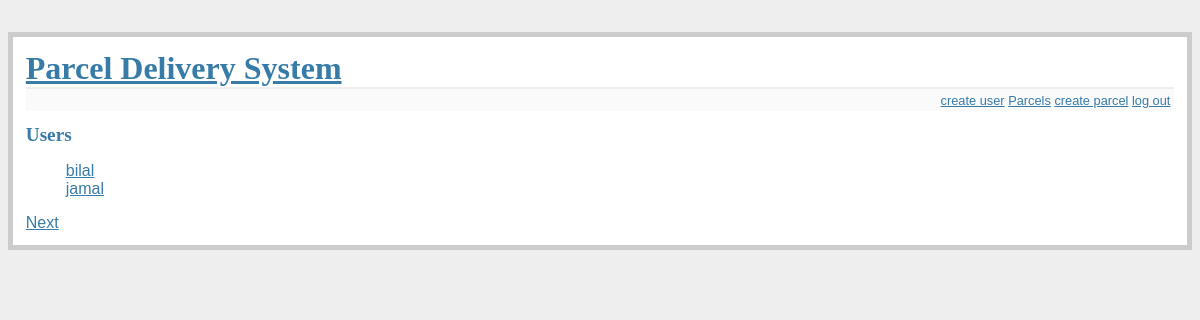
Page /users/ (signed in) on the earlier database version.
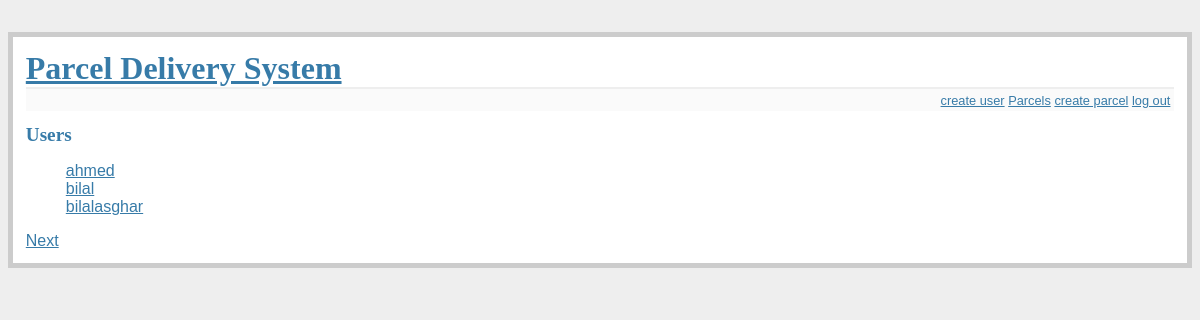
Same page on the later database version.
### app.py (models this page shows)
class BaseModel(Model):
    class Meta:
        database = database

class User(BaseModel):
    username = CharField(unique=True)
    password = CharField()
    email = CharField()
    join_date = DateTimeField()

### app.py (the view)
@app.route('/users/')
@login_required
def user_list():
    users = User.select().order_by(User.username)
    return object_list('user_list.html', users, 'user_list')

### app.py (called while the page is built)
def get_current_user():
    if session.get('logged_in'):
        return User.get(User.id == session['user_id'])

def login_required(f):
    @wraps(f)
    def inner(*args, **kwargs):
        if not session.get('logged_in'):
            return redirect(url_for('login'))
        return f(*args, **kwargs)
    return inner

def object_list(template_name, qr, var_name='object_list', **kwargs):
    kwargs.update(
        page=int(request.args.get('page', 1)),
        pages=qr.count() / 4 + 1)
    kwargs[var_name] = qr.paginate(kwargs['page'])
    return render_template(template_name, **kwargs)

@app.before_request
def before_request():
    g.db = database
    g.db.connect(reuse_if_open = True)

@app.after_request
def after_request(response):
    g.db.close()
    return response

@app.context_processor
def _inject_user():
    return {'current_user': get_current_user()}

### templates/user_list.html
{% extends "layout.html" %}
{% block body %}
  <h2>Users</h2>
  <ul>
    {% for user in user_list %}
      <li><a href="{{ url_for('user_detail', username=user.username) }}">{{ user.username }}</a></li>
    {% endfor %}
  </ul>
  {% include "includes/pagination.html" %}
{% endblock %}

### templates/layout.html (shortened to what this page needs)
<!doctype html>
<link rel=stylesheet type=text/css href="{{ url_for('static', filename='style.css') }}">
<div class=page>
  <h1><a href="{{ url_for('homepage') }}">Parcel Delivery System</a></h1>
  <div class=metanav>
  {% if not session.logged_in %}
    <a href="{{ url_for('login') }}">log in</a>
  {% else %}
    <a href="{{ url_for('join') }}">create user</a>
    <a href="{{ url_for('parcels') }}">Parcels</a>
    <a href="{{ url_for('create') }}">create parcel</a>
    <a href="{{ url_for('logout') }}">log out</a>
  {% endif %}
  </div>
  {% block body %}{% endblock %}
</div>

### templates/includes/pagination.html (shortened to what this page needs)
{% if page < pages %}
  <a class="next" href="?page={{ page + 1 }}">Next</a>
{% endif %}

### static/style.css (style rules this page uses)
a, h1, h2 { color: #377BA8; }
h1, h2 { font-family: 'Georgia', serif; margin: 0; }
h1 { border-bottom: 2px solid #eee; }
h2 { font-size: 1.2em; }
.page { margin: 2em auto; border: 5px solid #ccc; padding: 0.8em; background: white; }
.page ul { list-style-type: none; }
.page li { clear: both; }
.metanav { text-align: right; font-size: 0.8em; padding: 0.3em; margin-bottom: 1em; background: #fafafa; }
* { box-sizing: border-box; }

Differences in the rows shown:
added User: username "ahmed"
changed User: username "jamal" → "bilalasghar"
